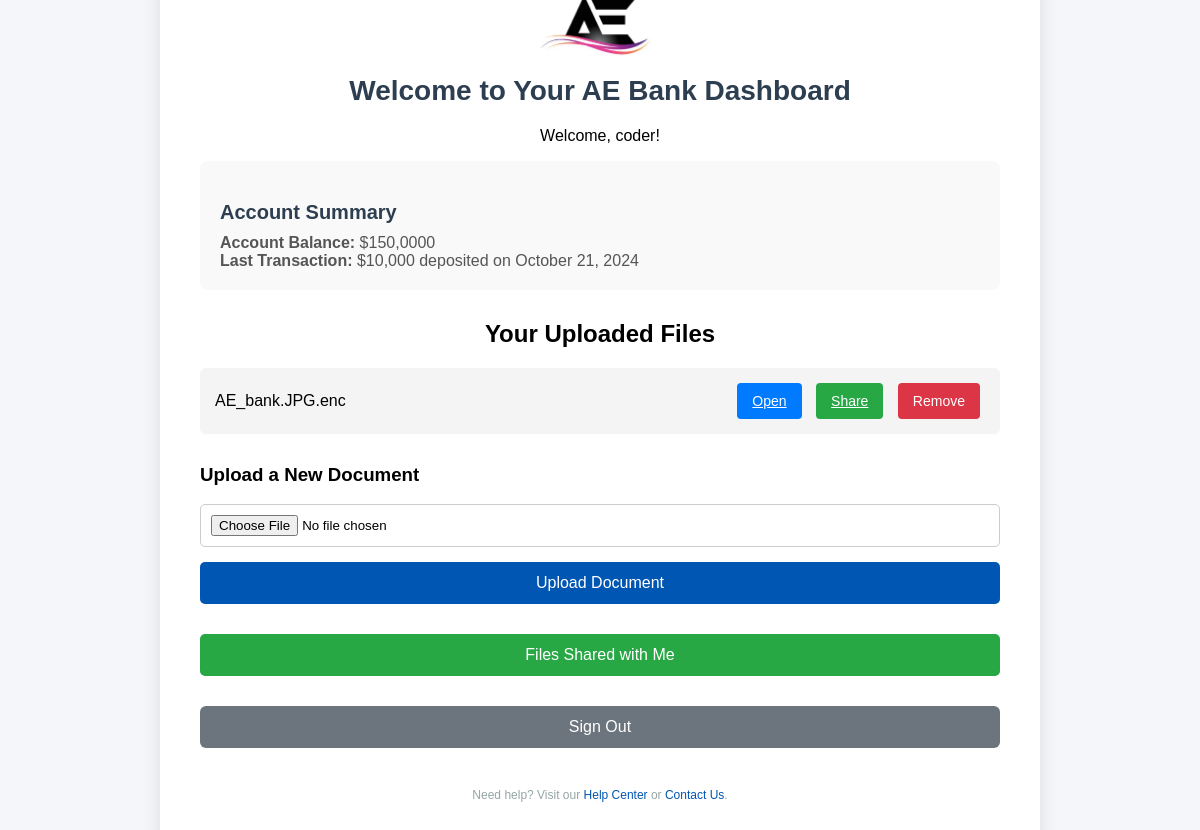
The page /dashboard (signed in) on the database as committed earlier.
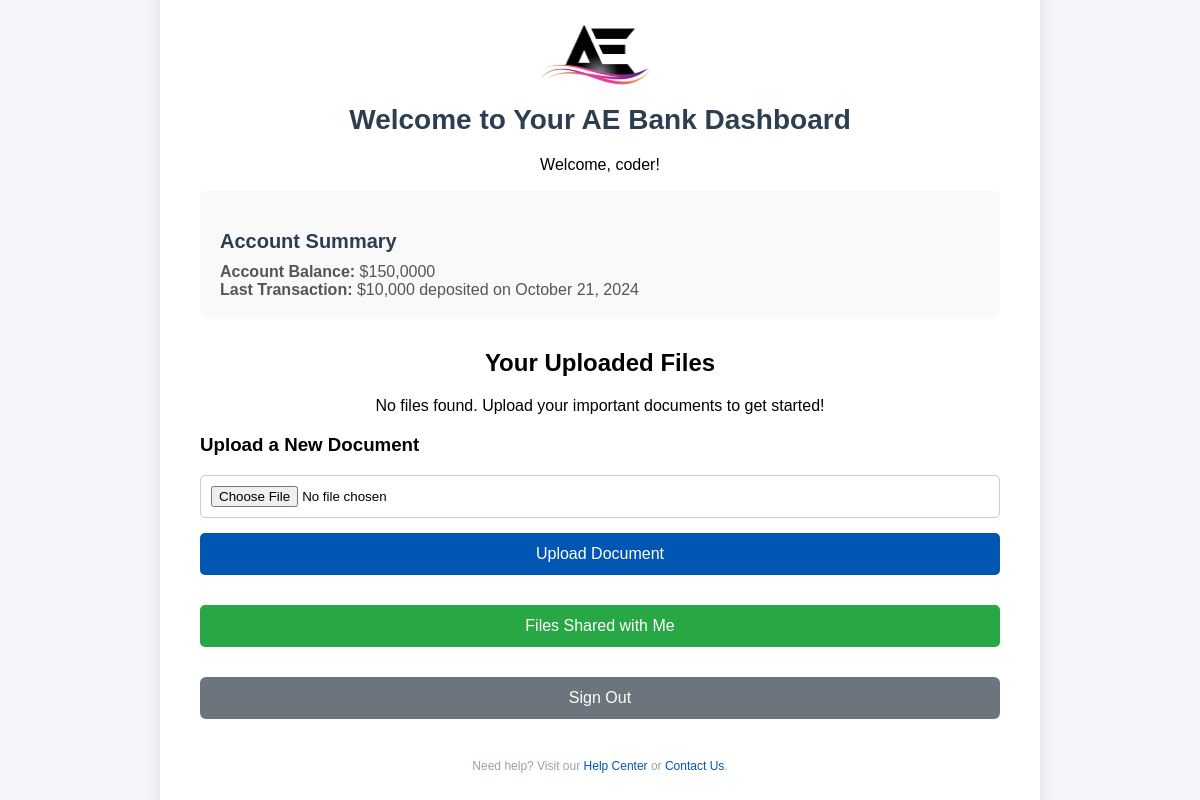
The same page on the database as committed later.
### main.py (models this page shows)
class User(db.Model):
    id = db.Column(db.Integer, primary_key=True)
    username = db.Column(db.String(80), unique=True, nullable=False)
    password_hash = db.Column(db.String(120), nullable=False)
    rsa_public_key = db.Column(db.LargeBinary, nullable=True)
    rsa_private_key = db.Column(db.LargeBinary, nullable=True)
    user_files = db.relationship('File', backref='user', lazy=True)

class File(db.Model):
    id = db.Column(db.Integer, primary_key=True)
    file_name = db.Column(db.String(100), nullable=False)
    owner_id = db.Column(db.Integer, db.ForeignKey('user.id'), nullable=False)
    encrypted_aes_key = db.Column(db.LargeBinary, nullable=False)
    initialization_vector = db.Column(db.LargeBinary, nullable=False)

### main.py (the view)
@app.route('/dashboard')
def dashboard():
    if 'user_id' not in session:
        return redirect(url_for('login'))
    user = User.query.get(session['user_id'])
    user_files = File.query.filter_by(owner_id=user.id).all()
    return render_template('dashboard.html', files=user_files, username=user.username)

### templates/dashboard.html (shortened to what this page needs)
﻿<!DOCTYPE html>
<html lang="en">
<head>
</head>
<body>
    <div class="dashboard-container">
        <img src="{{ url_for('static', filename='AE bank.JPG') }}" alt="AE Bank" class="logo">
        <h1>Welcome to Your AE Bank Dashboard</h1>
        <p>Welcome, {{ username }}!</p>
        <div class="account-summary">
            <h3>Account Summary</h3>
            <p><strong>Account Balance:</strong> $150,0000</p>
            <p><strong>Last Transaction:</strong> $10,000 deposited on October 21, 2024</p>
        </div>
        <h2>Your Uploaded Files</h2>
        {% if files %}
        <ul class="file-list">
            {% for file in files %}
            <li>
                <span>{{ file.file_name }}</span>
                <div class="file-options">
                    <a href="{{ url_for('download_file', filename=file.file_name) }}" class="btn-view">Open</a>
                    <a href="{{ url_for('share_file', filename=file.file_name) }}" class="btn-share">Share</a>
                    <form method="POST" action="{{ url_for('delete_file', filename=file.file_name) }}" style="display:inline;">
                        <button type="submit" class="btn-delete">Remove</button>
                    </form>
                </div>
            </li>
            {% endfor %}
        </ul>
        {% else %}
        <p>No files found. Upload your important documents to get started!</p>
        {% endif %}
        <div class="file-upload">
            <h3>Upload a New Document</h3>
            <form action="{{ url_for('upload_file') }}" method="post" enctype="multipart/form-data">
                <input type="file" name="file" required>
                <button type="submit">Upload Document</button>
            </form>
        </div>
        <div class="shared-files-link">
            <a href="{{ url_for('shared_with_me') }}" class="btn-share">Files Shared with Me</a>
        </div>
        <a href="{{ url_for('logout') }}" class="logout-link">Sign Out</a>
        <div class="footer">
            <p>Need help? Visit our <a href="#">Help Center</a> or <a href="#">Contact Us</a>.</p>
        </div>
    </div>
</body>
</html>

### templates/dashboard.html (style rules this page uses)
body { background-color: #f4f6f9; font-family: 'Arial', sans-serif; display: flex; justify-content: center; align-items: center; height: 100vh; margin: 0; }
.dashboard-container { width: 800px; background-color: #fff; padding: 40px; border-radius: 12px; box-shadow: 0 6px 20px rgba(0, 0, 0, 0.1); text-align: center; }
.logo { width: 150px; height: auto; }
h1 { font-size: 28px; margin-bottom: 20px; color: #2c3e50; }
.account-summary { background-color: #f9f9f9; padding: 20px; border-radius: 8px; margin-bottom: 30px; text-align: left; }
.account-summary h3 { color: #2c3e50; margin-bottom: 10px; font-size: 20px; }
.account-summary p { font-size: 16px; color: #555; margin: 0; }
.btn-share { background-color: #28a745; }
.file-upload { margin-bottom: 30px; text-align: left; }
.file-upload input[type="file"] { width: 100%; padding: 10px; margin-bottom: 15px; border: 1px solid #ccc; border-radius: 5px; }
.file-upload button { background-color: #0056b3; color: #fff; border: none; padding: 12px; border-radius: 5px; cursor: pointer; width: 100%; font-size: 16px; }
.shared-files-link { margin-top: 30px; }
.shared-files-link a { display: block; background-color: #28a745; padding: 12px; border-radius: 5px; color: white; text-decoration: none; font-size: 16px; }
.logout-link { display: block; text-align: center; margin-top: 30px; padding: 12px; background-color: #6c757d; color: white; text-decoration: none; border-radius: 6px; font-size: 16px; }
.footer { margin-top: 40px; font-size: 12px; color: #95a5a6; text-align: center; }
.footer a { color: #0056b3; text-decoration: none; }

Rows that differ between the two databases and show on the page:
removed File: file_name "AE_bank.JPG.enc"
Other text that changed with them:
text now shown: "No files found. Upload your important documents to get started!"
